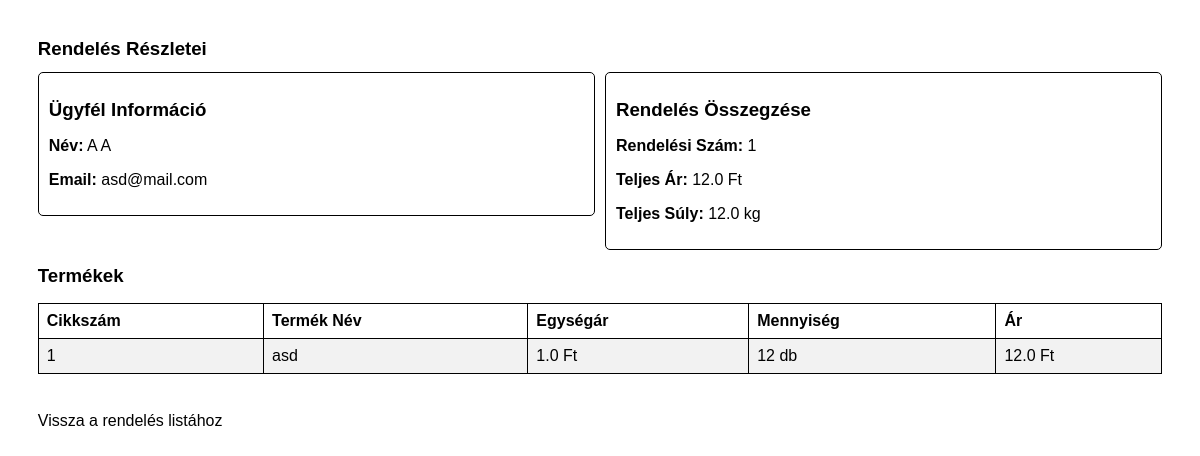
Before: /order_details/1 with the older database file.
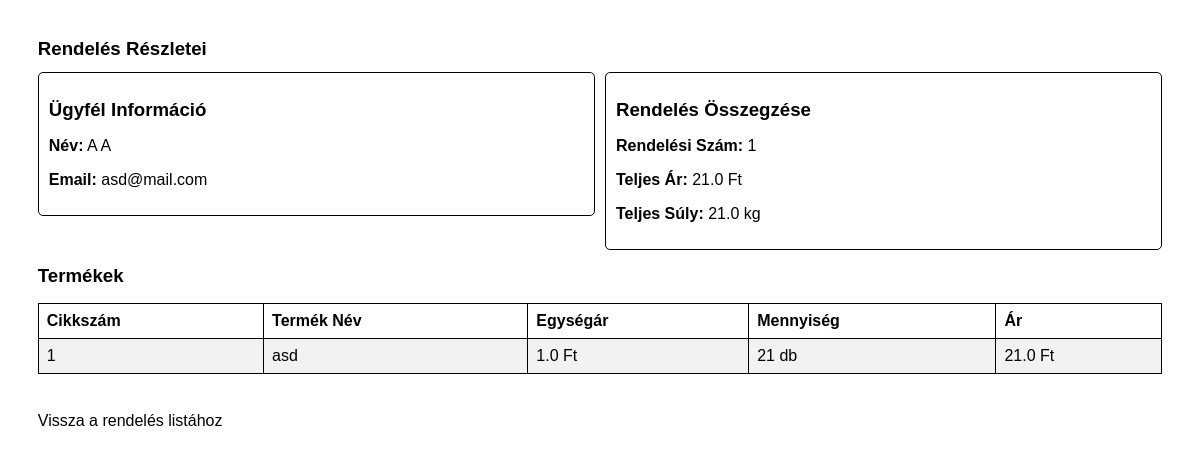
After: the same page with the newer database file.
### tables this page shows
CREATE TABLE orders (
                    id INTEGER,
                    customer_id INTEGER,
                    cikkszam TEXT,
                    mennyiseg INTEGER,
                    lezarva INTEGER DEFAULT 0,
                    teljesitve INTEGER DEFAULT 0,
                    PRIMARY KEY(id, cikkszam),
                    FOREIGN KEY(customer_id) REFERENCES customers(id),
                    FOREIGN KEY(cikkszam) REFERENCES products(cikkszam));

CREATE TABLE products (
                    id INTEGER PRIMARY KEY,
                    cikkszam TEXT UNIQUE,
                    egyseg_vonalkod INTEGER UNIQUE,
                    gyujto_vonalkod INTEGER UNIQUE,
                    nev TEXT,
                    ar REAL,
                    suly REAL,
                    kategoria TEXT);

### raktar_program-master/app.py (the view)
@app.route('/order_details/<int:order_id>', methods=['GET'])
def order_details(order_id):
    conn = get_db_connection()
    order_info = conn.execute('''
        SELECT
            orders.id AS order_id,
            customers.nev AS customer_name,
            customers.email AS customer_email,
            SUM(products.ar * orders.mennyiseg) AS total_price,
            SUM(products.suly * orders.mennyiseg) AS total_weight
        FROM orders
        JOIN customers ON orders.customer_id = customers.id
        JOIN products ON orders.cikkszam = products.cikkszam
        WHERE orders.id = ?
    ''', (order_id,)).fetchone()
    product_details = conn.execute('''
        SELECT
            products.nev AS product_name,
            products.cikkszam,
            products.ar AS price,
            products.suly AS weight,
            orders.mennyiseg AS quantity
        FROM orders
        JOIN products ON orders.cikkszam = products.cikkszam
        WHERE orders.id = ?
    ''', (order_id,)).fetchall()
    conn.close()
    if not order_info:
        flash('Hiba: A rendelési szám nem létezik!', 'error')
        return redirect(url_for('orders'))
    return render_template(
        'order_details.html',
        order_info=order_info,
        product_details=product_details
    )

### raktar_program-master/app.py (called while the page is built)
def get_db_connection():
    conn = sqlite3.connect('database.db')
    conn.row_factory = sqlite3.Row
    return conn

### raktar_program-master/templates/order_details.html (shortened to what this page needs)
<!DOCTYPE html>
<html lang="hu">
<head>
    <link rel="stylesheet" href="{{ url_for('static', filename='css/print.css') }}">
</head>
<body>
    <h1>Rendelés Részletei</h1>
    <div class="summary-container">
        <div class="customer-info">
            <h2>Ügyfél Információ</h2>
            <p><strong>Név:</strong> {{ order_info['customer_name'] }}</p>
            <p><strong>Email:</strong> {{ order_info['customer_email'] }}</p>
        </div>
        <div class="order-summary">
            <h2>Rendelés Összegzése</h2>
            <p><strong>Rendelési Szám:</strong> {{ order_info['order_id'] }}</p>
            <p><strong>Teljes Ár:</strong> {{ order_info['total_price'] }} Ft</p>
            <p><strong>Teljes Súly:</strong> {{ order_info['total_weight'] }} kg</p>
        </div>
    </div>
    <div>
        <h2>Termékek</h2>
        <table border="1">
            <thead>
                <tr>
                    <th>Cikkszám</th>
                    <th>Termék Név</th>
                    <th>Egységár</th>
                    <th>Mennyiség</th>
                    <th>Ár</th>
                </tr>
            </thead>
            <tbody>
                {% for product in product_details %}
                <tr>
                    <td>{{ product['cikkszam'] }}</td>
                    <td>{{ product['product_name'] }}</td>
                    <td>{{ product['price'] }} Ft</td>
                    <td>{{ product['quantity'] }} db</td>
                    <td>{{ product['price'] * product['quantity']}} Ft</td>
                </tr>
                {% endfor %}
            </tbody>
        </table>
    </div>
    <a href="{{ url_for('orders') }}">Vissza a rendelés listához</a>
</body>
</html>

Changed rows visible on the page:
changed orders "asd": quantity "12" → "21"; product['price']*product['quantity'] "12.0" → "21.0"
Other visible differences:
{{ order_info['total_price'] }}: "12.0" → "21.0"
{{ order_info['total_weight'] }}: "12.0" → "21.0"
